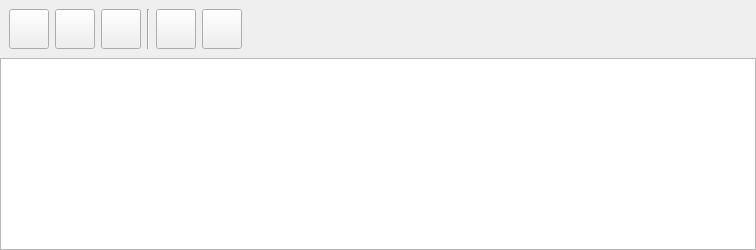
         <widget class="QWidget" name="pageAlimentos">
          <layout class="QGridLayout" name="gridLayout_5">
           <property name="leftMargin">
            <number>0</number>
           </property>
           <property name="topMargin">
            <number>0</number>
           </property>
           <property name="rightMargin">
            <number>0</number>
           </property>
           <property name="bottomMargin">
            <number>0</number>
           </property>
           <property name="spacing">
            <number>0</number>
           </property>
           <item row="0" column="0">
            <widget class="QWidget" name="alimentosWidget" native="true">
             <property name="minimumSize">
              <size>
               <width>0</width>
               <height>58</height>
              </size>
             </property>
             <property name="styleSheet">
              <string notr="true"/>
             </property>
             <layout class="QHBoxLayout" name="horizontalLayout_4">
              <item>
               <widget class="QPushButton" name="addAlimento">
                <property name="minimumSize">
                 <size>
                  <width>40</width>
                  <height>40</height>
                 </size>
                </property>
                <property name="toolTip">
                 <string>Añadir Alimento (Alt+Ins)</string>
                </property>
                <property name="autoFillBackground">
                 <bool>false</bool>
                </property>
                <property name="styleSheet">
                 <string notr="true">QPushButton {
	pading 8px 0 8px 15px;
}</string>
                </property>
                <property name="text">
                 <string/>
                </property>
                <property name="icon">
                 <iconset resource="resources.qrc">
                  <normaloff>:/icons/icon/add.ico</normaloff>:/icons/icon/add.ico</iconset>
                </property>
                <property name="iconSize">
                 <size>
                  <width>25</width>
                  <height>25</height>
                 </size>
                </property>
                <property name="shortcut">
                 <string>Alt+Ins</string>
                </property>
               </widget>
              </item>
              <item>
               <widget class="QPushButton" name="modifyAlimento">
                <property name="minimumSize">
                 <size>
                  <width>40</width>
                  <height>40</height>
                 </size>
                </property>
                <property name="toolTip">
                 <string>Modificar Alimento</string>
                </property>
                <property name="text">
                 <string/>
                </property>
                <property name="icon">
                 <iconset resource="resources.qrc">
                  <normaloff>:/icons/icon/modify.ico</normaloff>:/icons/icon/modify.ico</iconset>
                </property>
                <property name="iconSize">
                 <size>
                  <width>28</width>
                  <height>28</height>
                 </size>
                </property>
               </widget>
              </item>
              <item>
               <widget class="QPushButton" name="deleteAlimento">
                <property name="minimumSize">
                 <size>
                  <width>40</width>
                  <height>40</height>
                 </size>
                </property>
                <property name="toolTip">
                 <string>Dar de baja un Alimento (Alt+Supr)</string>
                </property>
                <property name="text">
                 <string/>
                </property>
                <property name="icon">
                 <iconset resource="resources.qrc">
                  <normaloff>:/icons/icon/cancel.ico</normaloff>:/icons/icon/cancel.ico</iconset>
                </property>
                <property name="iconSize">
                 <size>
                  <width>25</width>
                  <height>25</height>
                 </size>
                </property>
                <property name="shortcut">
                 <string>Alt+Del</string>
                </property>
               </widget>
              </item>
              <item>
               <widget class="Line" name="line_4">
                <property name="orientation">
                 <enum>Qt::Vertical</enum>
                </property>
               </widget>
              </item>
              <item>
               <widget class="QPushButton" name="searchAlimento">
                <property name="minimumSize">
                 <size>
                  <width>40</width>
                  <height>40</height>
                 </size>
                </property>
                <property name="toolTip">
                 <string>Buscar Alimento</string>
                </property>
                <property name="text">
                 <string/>
                </property>
                <property name="icon">
                 <iconset resource="resources.qrc">
                  <normaloff>:/icons/icon/search.ico</normaloff>:/icons/icon/search.ico</iconset>
                </property>
                <property name="iconSize">
                 <size>
                  <width>25</width>
                  <height>25</height>
                 </size>
                </property>
               </widget>
              </item>
              <item>
               <widget class="QPushButton" name="cleanAlimento">
                <property name="minimumSize">
                 <size>
                  <width>40</width>
                  <height>40</height>
                 </size>
                </property>
                <property name="toolTip">
                 <string>Limpiar Alimento (F6)</string>
                </property>
                <property name="text">
                 <string/>
                </property>
                <property name="icon">
                 <iconset resource="resources.qrc">
                  <normaloff>:/icons/icon/reload.ico</normaloff>:/icons/icon/reload.ico</iconset>
                </property>
                <property name="iconSize">
                 <size>
                  <width>25</width>
                  <height>25</height>
                 </size>
                </property>
                <property name="shortcut">
                 <string>F6</string>
                </property>
               </widget>
              </item>
              <item>
               <spacer name="horizontalSpacer_4">
                <property name="orientation">
                 <enum>Qt::Horizontal</enum>
                </property>
                <property name="sizeHint" stdset="0">
                 <size>
                  <width>505</width>
                  <height>17</height>
                 </size>
                </property>
               </spacer>
              </item>
             </layout>
            </widget>
           </item>
           <item row="1" column="0">
            <widget class="QTableView" name="tablaAlimentos"/>
           </item>
          </layout>
         </widget>
